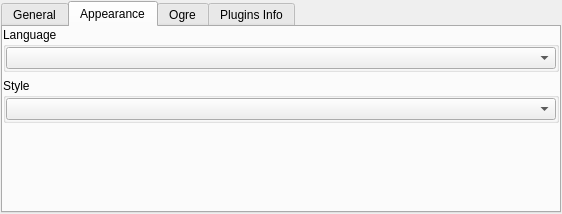
<?xml version="1.0" encoding="UTF-8"?>
<ui version="4.0">
 <class>ogitorPreferencesWidget</class>
 <widget class="QWidget" name="ogitorPreferencesWidget">
  <property name="geometry">
   <rect>
    <x>0</x>
    <y>0</y>
    <width>562</width>
    <height>214</height>
   </rect>
  </property>
  <property name="windowTitle">
   <string>Form</string>
  </property>
  <layout class="QGridLayout" name="gridLayout">
   <property name="margin">
    <number>1</number>
   </property>
   <property name="spacing">
    <number>1</number>
   </property>
   <item row="1" column="1">
    <widget class="QTabWidget" name="tabWidget">
     <property name="currentIndex">
      <number>1</number>
     </property>
     <widget class="QWidget" name="generalTab">
      <attribute name="title">
       <string>General</string>
      </attribute>
      <layout class="QVBoxLayout" name="verticalLayout">
       <item>
        <widget class="QGroupBox" name="startupGroupBox">
         <property name="title">
          <string>Startup</string>
         </property>
         <property name="alignment">
          <set>Qt::AlignLeading|Qt::AlignLeft|Qt::AlignTop</set>
         </property>
         <layout class="QVBoxLayout" name="verticalLayout_2">
          <item>
           <widget class="QCheckBox" name="loadLastCheckBox">
            <property name="text">
             <string>Load Last Scene at Startup</string>
            </property>
           </widget>
          </item>
          <item>
           <widget class="QCheckBox" name="splashscreenCheckBox">
            <property name="text">
             <string>Skip Splashscreen at Startup</string>
            </property>
           </widget>
          </item>
         </layout>
        </widget>
       </item>
       <item>
        <spacer name="verticalSpacer_3">
         <property name="orientation">
          <enum>Qt::Vertical</enum>
         </property>
         <property name="sizeHint" stdset="0">
          <size>
           <width>20</width>
           <height>40</height>
          </size>
         </property>
        </spacer>
       </item>
      </layout>
     </widget>
     <widget class="QWidget" name="appearanceTab">
      <attribute name="title">
       <string>Appearance</string>
      </attribute>
      <layout class="QGridLayout" name="gridLayout_4">
       <property name="margin">
        <number>0</number>
       </property>
       <item row="0" column="0">
        <layout class="QHBoxLayout" name="horizontalLayout">
         <item>
          <widget class="QGroupBox" name="langGroupBox">
           <property name="title">
            <string>Language</string>
           </property>
           <property name="flat">
            <bool>false</bool>
           </property>
           <layout class="QGridLayout" name="gridLayout_3">
            <property name="margin">
             <number>0</number>
            </property>
            <item row="0" column="0">
             <widget class="QComboBox" name="languageFileList">
              <property name="enabled">
               <bool>true</bool>
              </property>
             </widget>
            </item>
           </layout>
          </widget>
         </item>
        </layout>
       </item>
       <item row="2" column="0">
        <spacer name="verticalSpacer">
         <property name="orientation">
          <enum>Qt::Vertical</enum>
         </property>
         <property name="sizeHint" stdset="0">
          <size>
           <width>20</width>
           <height>131</height>
          </size>
         </property>
        </spacer>
       </item>
       <item row="1" column="0">
        <widget class="QGroupBox" name="groupBox">
         <property name="title">
          <string>Style</string>
         </property>
         <property name="checkable">
          <bool>false</bool>
         </property>
         <layout class="QGridLayout" name="gridLayout_2">
          <property name="margin">
           <number>0</number>
          </property>
          <item row="0" column="0">
           <widget class="QComboBox" name="styleSheetList"/>
          </item>
         </layout>
        </widget>
       </item>
      </layout>
     </widget>
     <widget class="QWidget" name="ogreTab">
      <attribute name="title">
       <string>Ogre</string>
      </attribute>
      <layout class="QGridLayout" name="gridLayout_6">
       <property name="margin">
        <number>0</number>
       </property>
       <item row="0" column="0">
        <widget class="QGroupBox" name="groupBox_3">
         <property name="sizePolicy">
          <sizepolicy hsizetype="MinimumExpanding" vsizetype="Preferred">
           <horstretch>0</horstretch>
           <verstretch>0</verstretch>
          </sizepolicy>
         </property>
         <property name="title">
          <string>RenderSystem</string>
         </property>
         <layout class="QGridLayout" name="gridLayout_5">
          <property name="margin">
           <number>1</number>
          </property>
          <item row="0" column="0">
           <widget class="QComboBox" name="renderSystemComboBox"/>
          </item>
         </layout>
        </widget>
       </item>
       <item row="0" column="1">
        <widget class="QCheckBox" name="useVSyncCheckBox">
         <property name="sizePolicy">
          <sizepolicy hsizetype="Maximum" vsizetype="Fixed">
           <horstretch>0</horstretch>
           <verstretch>0</verstretch>
          </sizepolicy>
         </property>
         <property name="text">
          <string>Use VSync</string>
         </property>
        </widget>
       </item>
       <item row="1" column="0">
        <widget class="QGroupBox" name="antiAliasingGroup">
         <property name="title">
          <string>Anti aliasing</string>
         </property>
         <property name="checkable">
          <bool>false</bool>
         </property>
         <layout class="QGridLayout" name="gridLayout_7">
          <property name="leftMargin">
           <number>1</number>
          </property>
          <property name="topMargin">
           <number>1</number>
          </property>
          <property name="rightMargin">
           <number>1</number>
          </property>
          <property name="bottomMargin">
           <number>4</number>
          </property>
          <item row="0" column="0">
           <widget class="QComboBox" name="antiAlliasingComboBox"/>
          </item>
         </layout>
        </widget>
       </item>
       <item row="2" column="0">
        <spacer name="verticalSpacer_2">
         <property name="orientation">
          <enum>Qt::Vertical</enum>
         </property>
         <property name="sizeHint" stdset="0">
          <size>
           <width>20</width>
           <height>46</height>
          </size>
         </property>
        </spacer>
       </item>
      </layout>
     </widget>
     <widget class="QWidget" name="tabPluginsInfo">
      <attribute name="title">
       <string>Plugins Info</string>
      </attribute>
     </widget>
    </widget>
   </item>
  </layout>
 </widget>
 <resources/>
 <connections/>
</ui>
